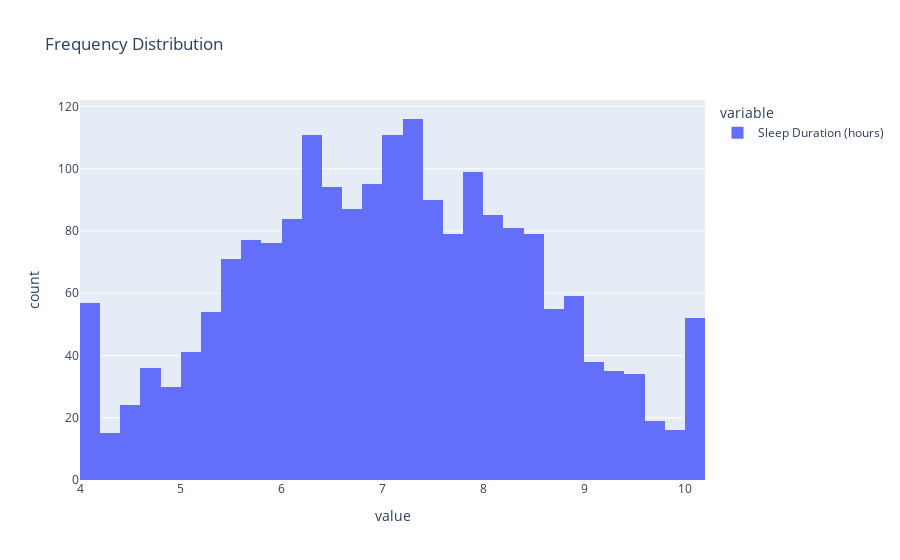

Notebook code for this chart:
### Code cell
px.histogram(processed_df, x=['Sleep Duration (hours)'], title='Frequency Distribution').show()

### Figure 1 — Plotly figure (JSON) as saved in the notebook; plotly's stock layout.template omitted (floating-point values rounded to 4 significant figures; data arrays with more than 128 entries replaced by an {"elided": "..."} marker saying what was removed)
{"data": [{"alignmentgroup": "True", "bingroup": "x", "hovertemplate": "variable=Sleep Duration (hours)<br>value=%{x}<br>count=%{y}<extra></extra>", "legendgroup": "Sleep Duration (hours)", "marker": {"color": "#636efa", "pattern": {"shape": ""}}, "name": "Sleep Duration (hours)", "offsetgroup": "Sleep Duration (hours)", "orientation": "v", "showlegend": true, "type": "histogram", "x": {"elided": "2000 float values"}, "xaxis": "x", "yaxis": "y"}], "layout": {"barmode": "relative", "legend": {"title": {"text": "variable"}, "tracegroupgap": 0}, "title": {"text": "Frequency Distribution"}, "xaxis": {"anchor": "y", "domain": [0, 1], "title": {"text": "value"}}, "yaxis": {"anchor": "x", "domain": [0, 1], "title": {"text": "count"}}}}
